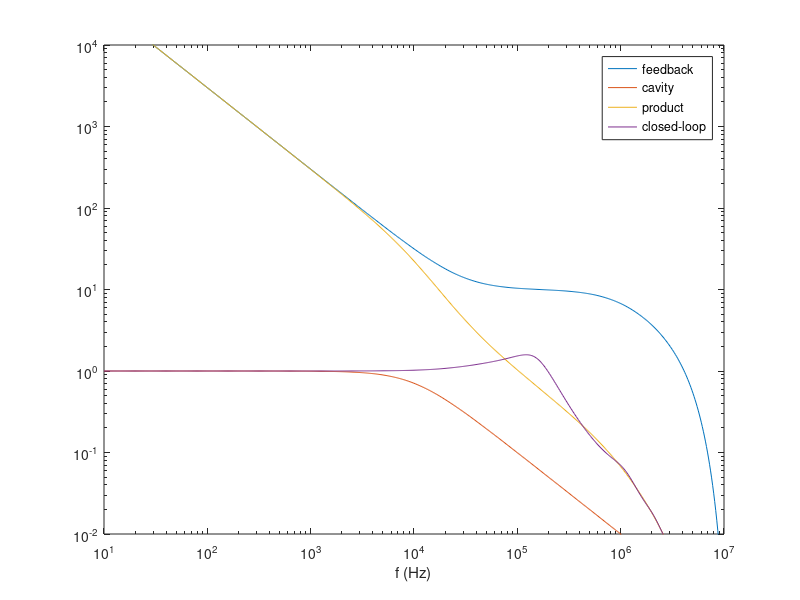
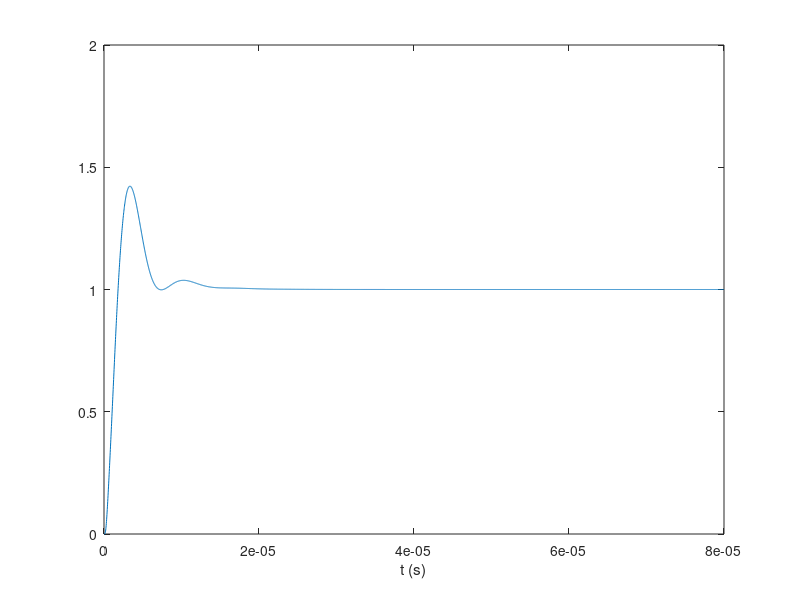

Write MATLAB code to recreate these figures, in order.
f_samp = 100e6/2;  % 100 MHz clock, process IQ pairs

% "make fdbk_core_check" finds 78 cycle delay, that's 39 double cycles.
% It covers CORDIC and cic8_5 (8 cycles), so assign 31 cycles to CORDIC.
% Add 8 (double) cycles for the path through mp_proc.
if 1  % time-forshortened simulation
  f_lpf = 1e6;  % Hz
  f_cav = 10e3;  % Hz
  f_int = 30e3;  % Hz
  delay = 39;  % cycles
  prop_gain = 10;  % stability limit at 21
else  % real-life with plant delays
  f_lpf = 300e3;
  f_cav = 20;
  f_int = 12e3;
  delay = 39+70;
  prop_gain = 1500; % stability limit at 3500
end

% Fifth-order CIC filter N=4, see iq_chain4, iq_intrp4.v, and boxes.eps
cic8=ones(1,4)/4;
cic8_2=conv(cic8,cic8);
cic8_4=conv(cic8_2,cic8_2);
cic8_5=conv(cic8,cic8_4);

dsp_num = cic8_5;
dsp_den = [1 zeros(1,delay+length(dsp_num))];

% Low-pass filter
s_pole = -(2*pi*f_lpf);
z_pole = exp(s_pole/f_samp);
lpf_den = [1 -z_pole]/(1-z_pole);

% Cavity
s_pole = -(2*pi*f_cav);
z_pole = exp(s_pole/f_samp);
cav_den = [1 -z_pole]/(1-z_pole);
cav_num = [1 1]/2;

% Integral term
s_zero = -(2*pi*f_int);
z_zero = exp(s_zero/f_samp);
int_num = [1 -z_zero];
int_den = [1 -1];

f = 10.^[1:.01:7]';
z = exp(2*pi*i*f/f_samp);

loop_num = conv(int_num,dsp_num) * prop_gain;
loop_den = conv(int_den,lpf_den);
loop_den = conv(loop_den,dsp_den);
loop_num = conv(loop_num,cav_num);
loop_den = conv(loop_den,cav_den);

% foo = loop/(1+loop)
foo_num = loop_num;
foo_den = loop_den + [zeros(1,length(loop_den)-length(loop_num)) loop_num];

A_int = polyval(int_num,z)./polyval(int_den,z);
A_fdbk = prop_gain*A_int.*polyval(dsp_num,z)./polyval(conv(lpf_den,dsp_den),z);
A_cav = polyval(cav_num,z)./polyval(cav_den,z);
A_loop = polyval(loop_num,z)./polyval(loop_den,z);
A_foo = polyval(foo_num,z)./polyval(foo_den,z);
%A_foo = A_loop./(1+A_loop);
stab_crit = max(abs(roots(foo_den)));
fprintf('max pole radius %.5f',stab_crit)
if (stab_crit>1) fprintf(' unstable!'); end
fprintf('\n')

figure(1)
loglog(f,abs(A_fdbk),f,abs(A_cav),f,abs(A_loop),f,abs(A_foo))
legend('feedback','cavity','product','closed-loop')
xlabel('f (Hz)')
ylim([1e-2 1e4])

if 0
  figure(2)
  semilogx(f,angle(A_fdbk),f,angle(A_cav))
end

if 1
  % step response
  figure(3)
  npt=4000;
  t=[0:npt-1]/f_samp;
  x=ones(npt,1);
  y=filter(foo_num,foo_den,x);
  plot(t,y)
  xlabel('t (s)')
end
